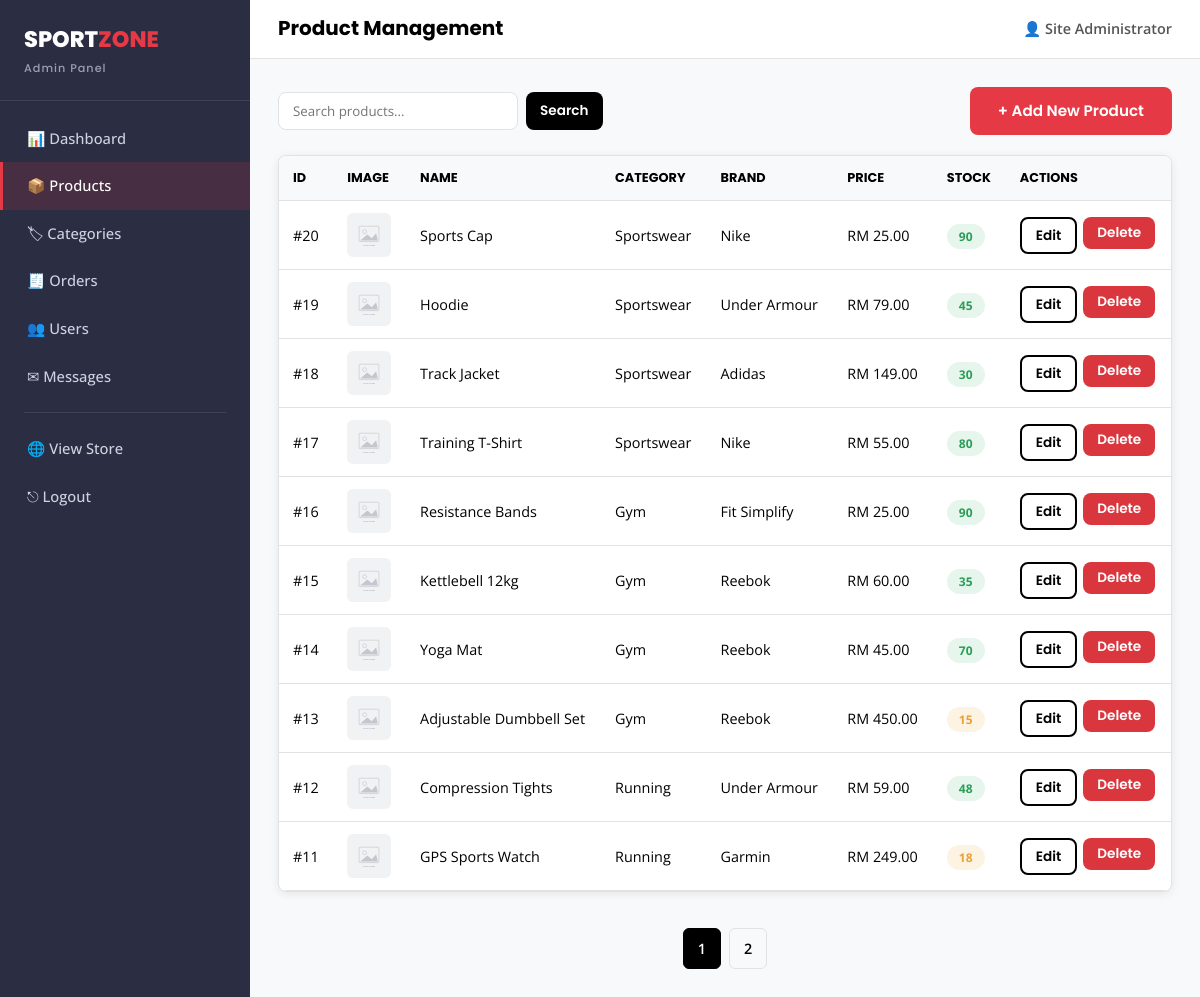
Page /admin/products.php (signed in) on the earlier database version.
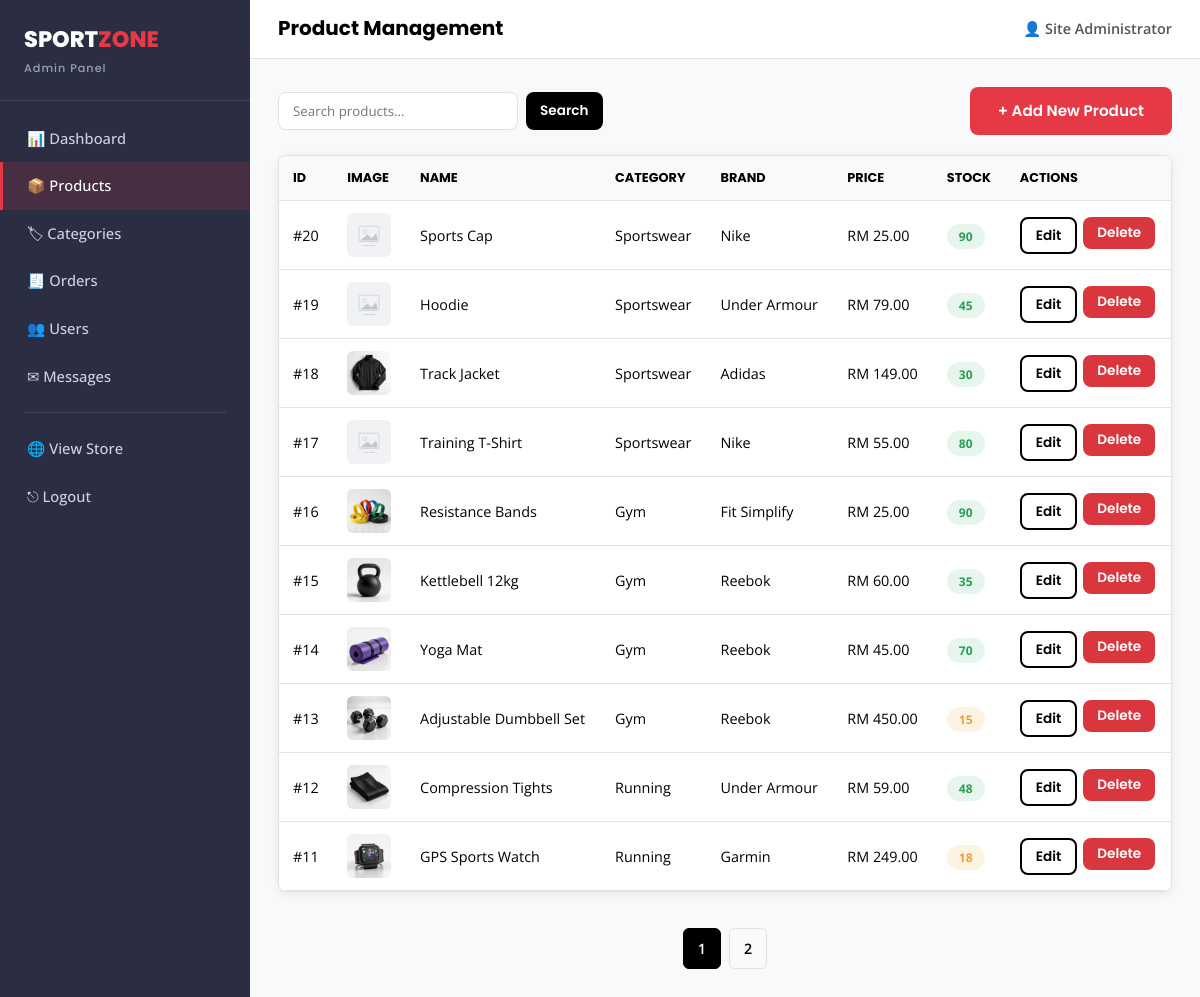
Same page on the later database version.
### tables this page shows
CREATE TABLE products (
    product_id   INT AUTO_INCREMENT PRIMARY KEY,
    category_id  INT NOT NULL,
    name         VARCHAR(150) NOT NULL,
    description  TEXT,
    brand        VARCHAR(50)  DEFAULT NULL,
    price        DECIMAL(10,2) NOT NULL,
    stock        INT NOT NULL DEFAULT 0,
    sizes        VARCHAR(100) DEFAULT NULL,
    image        VARCHAR(255) DEFAULT NULL,
    created_at   TIMESTAMP DEFAULT CURRENT_TIMESTAMP,
    FOREIGN KEY (category_id) REFERENCES categories(category_id) ON DELETE CASCADE
);

CREATE TABLE categories (
    category_id  INT AUTO_INCREMENT PRIMARY KEY,
    name         VARCHAR(50) NOT NULL,
    slug         VARCHAR(50) NOT NULL UNIQUE,
    icon         VARCHAR(10) DEFAULT NULL
);

### includes/functions.php (called while the page is built, shortened)
<?php
function sanitize($data) {
    return htmlspecialchars(trim($data), ENT_QUOTES, 'UTF-8');
}
function money($amount) {
    return CURRENCY . ' ' . number_format((float) $amount, 2);
}
function product_image_url($image) {
    if (!empty($image) && file_exists(UPLOAD_PATH . $image)) {
        return UPLOAD_URL . rawurlencode($image);
    }
    return BASE_URL . 'assets/images/placeholder.svg';
}

### admin/products.php (the view, shortened to what this page needs)
<?php
require_once __DIR__ . '/../includes/db_connect.php';
require_once __DIR__ . '/../includes/functions.php';
$search  = trim($_GET['search'] ?? '');
$page    = max(1, (int) ($_GET['page'] ?? 1));
$perPage = 10;
$offset  = ($page - 1) * $perPage;
$where = '';
$params = [];
$types = '';
$countSql = "SELECT COUNT(*) AS c FROM products p $where";
$cstmt = $conn->prepare($countSql);
$cstmt->execute();
$total = (int) $cstmt->get_result()->fetch_assoc()['c'];
$totalPages = max(1, ceil($total / $perPage));
$sql = "SELECT p.*, c.name AS category_name FROM products p
        JOIN categories c ON p.category_id = c.category_id
        $where ORDER BY p.product_id DESC LIMIT ? OFFSET ?";
$stmt = $conn->prepare($sql);
$pp = $params; $pt = $types . 'ii'; $pp[] = $perPage; $pp[] = $offset;
$stmt->bind_param($pt, ...$pp);
$stmt->execute();
$products = $stmt->get_result();
include __DIR__ . '/includes/admin_header.php';
?>
<div class="flex-between mb-2" style="flex-wrap:wrap; gap:12px;">
    <form method="GET" action="products.php" class="admin-search">
        <input type="text" name="search" placeholder="Search products..." value="<?= sanitize($search) ?>">
        <button type="submit" class="btn btn-dark btn-sm">Search</button>
    </form>
    <a href="<?= BASE_URL ?>admin/product-form.php" class="btn btn-primary">+ Add New Product</a>
</div>
<div class="panel" style="padding:0;">
    <div class="table-wrap" style="border:none;">
        <table class="data-table">
            <thead>
                <tr><th>ID</th><th>Image</th><th>Name</th><th>Category</th><th>Brand</th><th>Price</th><th>Stock</th><th>Actions</th></tr>
            </thead>
            <tbody>
            <?php while ($p = $products->fetch_assoc()): ?>
                <tr>
                    <td>#<?= $p['product_id'] ?></td>
                    <td><img src="<?= product_image_url($p['image']) ?>" alt="" style="width:44px; height:44px; object-fit:cover; border-radius:6px;"></td>
                    <td><?= sanitize($p['name']) ?></td>
                    <td><?= sanitize($p['category_name']) ?></td>
                    <td><?= sanitize($p['brand']) ?></td>
                    <td><?= money($p['price']) ?></td>
                    <td><span class="status-badge <?= $p['stock'] <= 10 ? 'status-cancelled' : ($p['stock'] <= 20 ? 'status-pending' : 'status-delivered') ?>"><?= $p['stock'] ?></span></td>
                    <td>
                        <div style="display:flex; gap:6px;">
                            <a href="<?= BASE_URL ?>admin/product-form.php?id=<?= $p['product_id'] ?>" class="btn btn-outline btn-sm">Edit</a>
                            <form method="POST" action="product-delete.php" onsubmit="return confirm('Delete this product? This cannot be undone.')">
                                <button type="submit" class="btn btn-sm" style="background:var(--color-danger); color:#fff;">Delete</button>
                            </form>
                        </div>
                    </td>
                </tr>
            <?php endwhile; ?>
            </tbody>
        </table>
    </div>
</div>
<?php if ($totalPages > 1): ?>
    <div class="pagination">
        <?php for ($i = 1; $i <= $totalPages; $i++): ?>
            <a href="?page=<?= $i ?><?= $search !== '' ? '&search=' . urlencode($search) : '' ?>" class="<?= $i === $page ? 'active' : '' ?>"><?= $i ?></a>
        <?php endfor; ?>
    </div>
<?php endif; ?>
<?php include __DIR__ . '/includes/admin_footer.php'; ?>

Differences in the rows shown:
changed products "Track Jacket": image: picture added in place of a placeholder
changed products "Resistance Bands": image: picture added in place of a placeholder
changed products "Kettlebell 12kg": image: picture added in place of a placeholder
changed products "Yoga Mat": image: picture added in place of a placeholder
changed products "Adjustable Dumbbell Set": image: picture added in place of a placeholder
changed products "Compression Tights": image: picture added in place of a placeholder
changed products "GPS Sports Watch": image: picture added in place of a placeholder
